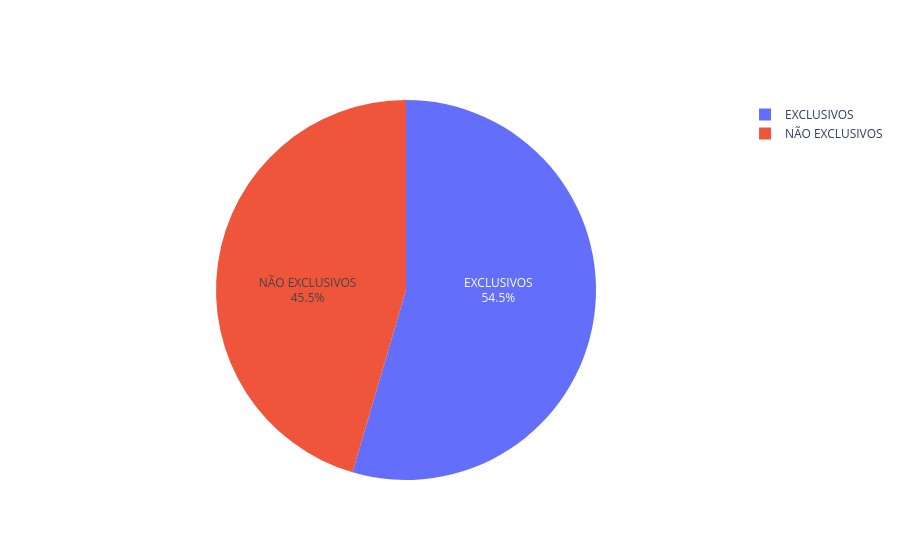

The code cell stored with this chart in its notebook:
### Code cell
labels = ['NÃO EXCLUSIVOS','EXCLUSIVOS']
values= tv_report['Days In Top 10']
fig = go.Figure(data=[go.Pie(labels=labels, values=values, textinfo='label+percent',
                             insidetextorientation='radial'
                            )])
fig.show()

### Figure 1 — Plotly figure (JSON) as saved in the notebook; plotly's stock layout.template omitted (floating-point values rounded to 4 significant figures)
{"data": [{"insidetextorientation": "radial", "labels": ["NÃO EXCLUSIVOS", "EXCLUSIVOS"], "textinfo": "label+percent", "type": "pie", "values": [5, 6]}], "layout": {}}
